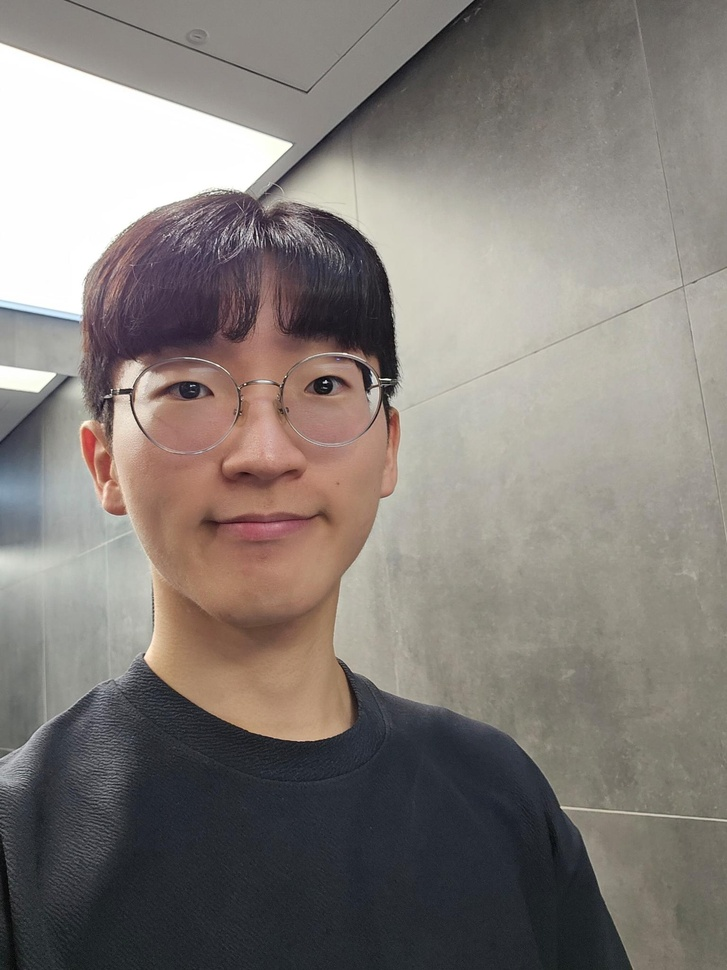
#> input picture Exploration/Ex_04/personal_picture.jpeg, 727 x 970 px, shrunk from 1536 x 2048 before the run, found by its file name
$ jupyter execute --allow-errors C.4.prj_05.ipynb
#> lines starting #> are read from the running program, lines starting #| are printed output that depends on the picture
[cell 1]
# importlib: 사용자가 파이썬의 import 시스템과 상호작용하기 위한 API를 제공하는 내장 라이브러리
# 사용자는 import 함수의 구현 내용과, 실행에 필요한 하위 함수들을 이용해 필요에 맞는 임포터를 직접 구현하거나 임포트 관련 기능들을 자유롭게 사용할 수 있음
# importlib.metadata: 설치된 패키지 메타 데이터에 대한 접근을 제공하는 라이브러리.
# 해당 코드 블럭에서는 importlib.metadata 안에 있는 version() 함수를 이용하여 pixellib 라이브러리의 버전을 확인

from importlib.metadata import version
import cv2
import pixellib

print(cv2.__version__)
#> (the rest of this cell did not finish here and is left out)

[cell 2]
# urllib: URL 작업을 위한 여러 모듈을 모은 패키지. (Ex. urllib.request, urllib.parse, ...)
# cv2: OpenCV 라이브러리로, 실시간 컴퓨터 비전을 목적으로 한 프로그래밍 라이브러리
# numpy(NumPy): 행렬이나 대규모 다차원 배열을 쉽게 처리할 수 있도록 지원하는 라이브러리. 데이터 구조 외에도 수치 계산을 위해 효율적으로 구현된 기능을 제공
# pixellib: 이미지 및 비디오 segmentation을 수행하기 위한 라이브러리.
# pixellib.semantic: segmentation 기법 중, semantic segmentation을 쉽게 사용할 수 있도록 만든 라이브러리
# matplotlib: 파이썬 프로그래밍 언어 및 수학적 확장 NumPy 라이브러리를 활용한 플로팅 라이브러리로, 데이터 시각화 도구
import os
import urllib
import cv2
import numpy as np
from pixellib.semantic import semantic_segmentation  # 이 부분에서 나는 에러는 pixellib 내부 keras 호출 구문이 옛날 방식이기 때문이다. 수동으로 변환하면 문제 없이 작동한다.
from matplotlib import pyplot as plt

[cell 3]
img_vault_path = '../../_img-vault/'

# 준비한 이미지 파일의 경로를 이용하여, 이미지 파일을 읽음
# cv2.imread(경로): 경로에 해당하는 이미지 파일을 읽어서 변수에 저장
img_path = img_vault_path + 'personal_picture.jpeg'
img_orig = cv2.imread(img_path)
#> img_orig is the input picture: shape (970, 727, 3); mean B, G, R 120.4, 125.2, 131.8

print(img_orig.shape)
#| (970, 727, 3)

# cv2.cvtColor(입력 이미지, 색상 변환 코드): 입력 이미지의 색상 채널을 변경
# cv2.COLOR_BGR2RGB: 이미지 색상 채널을 변경 (BGR 형식을 RGB 형식으로 변경)
# plt.imshow(): 저장된 데이터를 이미지의 형식으로 표시, 입력은 RGB(A) 데이터 혹은 2D 스칼라 데이터
# https://matplotlib.org/stable/api/_as_gen/matplotlib.pyplot.imshow.html
# plt.show(): 현재 열려있는 모든 figure를 표시 (여기서 figure는 이미지, 그래프 등)
# https://matplotlib.org/stable/api/_as_gen/matplotlib.pyplot.show.html
plt.imshow(cv2.cvtColor(img_orig, cv2.COLOR_BGR2RGB))
plt.show()

[cell 4]
# 저장할 파일 이름을 결정합니다
# 1. os.getenv(x)함수는 환경 변수x의 값을 포함하는 문자열 변수를 반환합니다. model_dir 에 "/aiffel/human_segmentation/models" 저장
# 2. #os.path.join(a, b)는 경로를 병합하여 새 경로 생성 model_file 에 "/aiffel/aiffel/human_segmentation/models/deeplabv3_xception_tf_dim_ordering_tf_kernels.h5" 저장
# 1
model_dir = './models'
# 2
model_file = os.path.join(model_dir, 'deeplabv3_xception_tf_dim_ordering_tf_kernels.h5')

# PixelLib가 제공하는 모델의 url입니다
model_url = 'https://github.com/ayoolaolafenwa/PixelLib/releases/download/1.1/deeplabv3_xception_tf_dim_ordering_tf_kernels.h5'

# 다운로드를 시작합니다
urllib.request.urlretrieve(model_url, model_file) # urllib 패키지 내에 있는 request 모듈의 urlretrieve 함수를 이용해서 model_url에 있는 파일을 다운로드 해서 model_file 파일명으로 저장
#> (this line was passed over: the network is not available in this run)

#> (a cell that did not finish here is left out)

#> (a cell that did not finish here is left out)

[cell 7]
#pascalvoc 데이터의 라벨종류
LABEL_NAMES = [
    'background', 'aeroplane', 'bicycle', 'bird', 'boat', 'bottle', 'bus',
    'car', 'cat', 'chair', 'cow', 'diningtable', 'dog', 'horse', 'motorbike',
    'person', 'pottedplant', 'sheep', 'sofa', 'train', 'tv'
]
len(LABEL_NAMES)

#> (a cell that did not finish here is left out)

#> (a cell that did not finish here is left out)

#> (a cell that did not finish here is left out)

[cell 11]
# 아래 코드를 이해하지 않아도 좋습니다
# PixelLib에서 그대로 가져온 코드입니다
# 주목해야 할 것은 생성 코드 결과물이예요!

#컬러맵 만들기
colormap = np.zeros((256, 3), dtype = int)
ind = np.arange(256, dtype=int)

for shift in reversed(range(8)):
    for channel in range(3):
        colormap[:, channel] |= ((ind >> channel) & 1) << shift
    ind >>= 3

colormap[:20] #생성한 20개의 컬러맵 출력

[cell 12]
colormap[15] #컬러맵 15에 해당하는 배열 출력 (pacalvoc에 LABEL_NAMES 15번째인 사람)

[cell 13]
# 색상순서 변경 - colormap의 배열은 RGB 순이며 output의 배열은 BGR 순서로 채널 배치가 되어 있어서
seg_color = (128,128,192)

#> (a cell that did not finish here is left out)

[cell 15]
# 원본이미지를 img_show에 할당한뒤 이미지 사람이 있는 위치와 배경을 분리해서 표현한 color_mask 를 만든뒤 두 이미지를 합쳐서 출력
img_show = img_orig.copy()

# True과 False인 값을 각각 255과 0으로 바꿔줍니다
#> (the rest of this cell did not finish here and is left out)

[cell 16]
# (13,13)은 blurring kernel size를 뜻합니다
# 다양하게 바꿔보세요
img_orig_blur = cv2.blur(img_orig, (50,50))
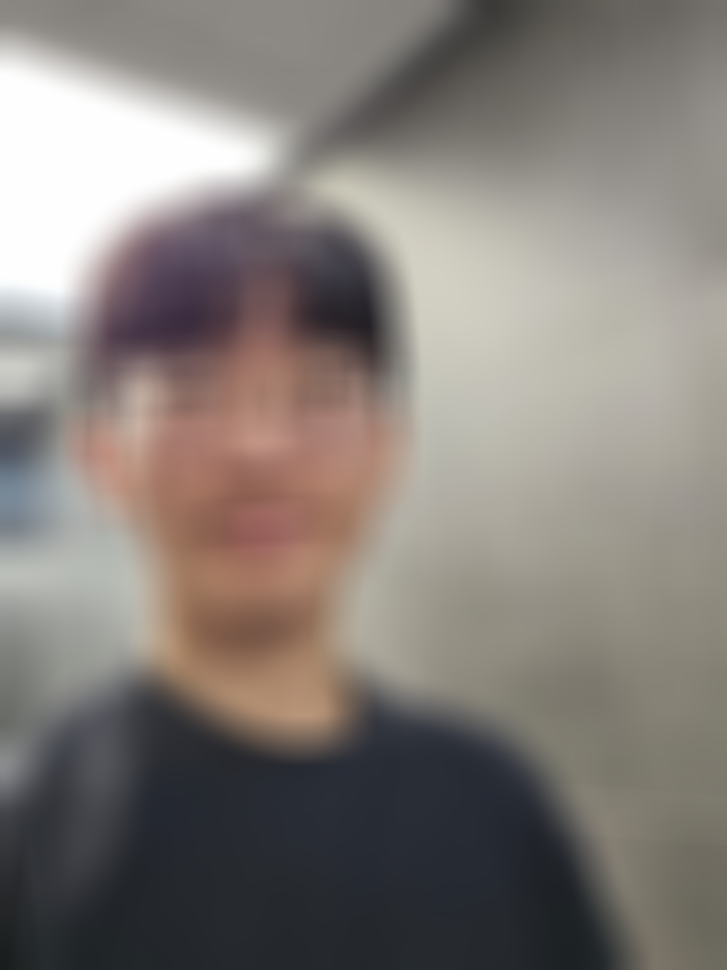
#> img_orig_blur: shape (970, 727, 3); mean B, G, R 120.5, 125.3, 131.8

# plt.imshow(): 저장된 데이터를 이미지의 형식으로 표시한다.
# cv2.cvtColor(입력 이미지, 색상 변환 코드): 입력 이미지의 색상 채널을 변경
# cv2.COLOR_BGR2RGB: 원본이 BGR 순서로 픽셀을 읽다보니
# 이미지 색상 채널을 변경해야함 (BGR 형식을 RGB 형식으로 변경)
plt.imshow(cv2.cvtColor(img_orig_blur, cv2.COLOR_BGR2RGB))
plt.show()
